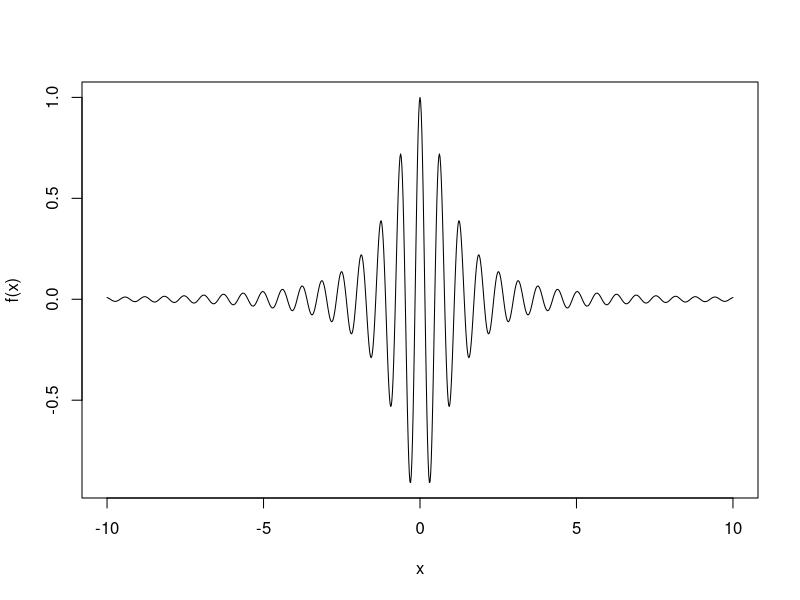
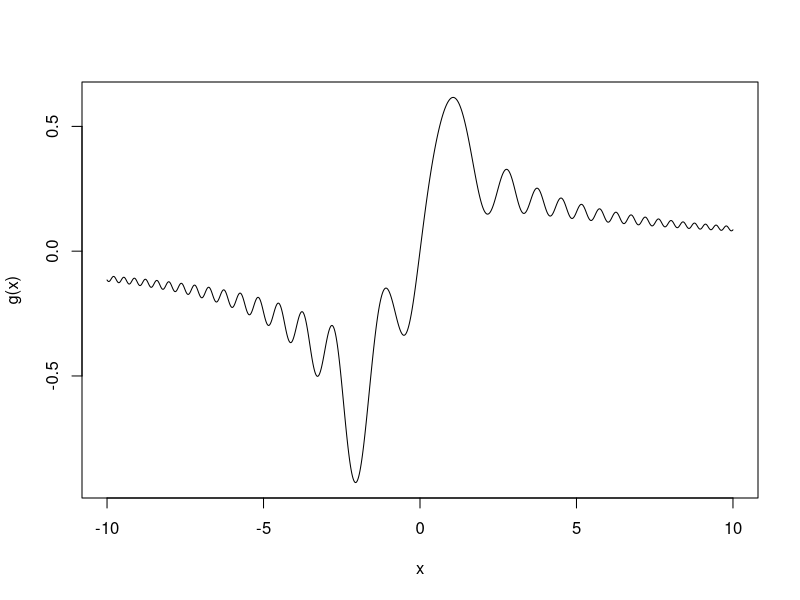
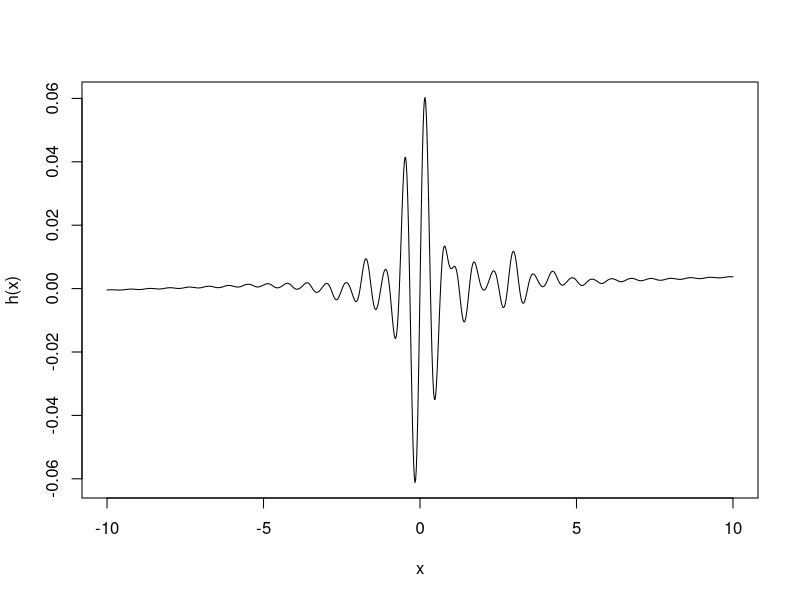

These figures' R source, in order:
rm(list = ls())

conv <- function(f, g){
  E <- new.env()
  E$f <- f
  E$g <- g
  function(t){
    sapply(X = t,
           FUN = function(t.){
             tau <- seq(0, t., length.out = 1000)
             y <- E$f(tau) * E$g(1 - tau)
             t. * mean(y)
           })
  }
}

f <- function(x){
  cos(10 * x) / (1 + x^2)
}

g <- function(x){
  (x + sin(x^2)) / (1 + x + x^2)
}

h <- conv(f = f, g = g)

curve(f, from = -10, to = 10, n = 1001)
curve(g, from = -10, to = 10, n = 1001)
curve(h, from = -10, to = 10, n = 1001)
